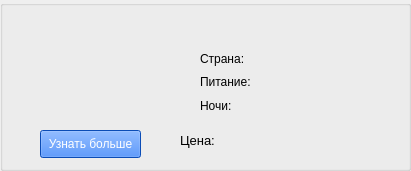
   <widget class="QGroupBox" name="groupBox_13">
    <property name="geometry">
     <rect>
      <x>0</x>
      <y>200</y>
      <width>411</width>
      <height>171</height>
     </rect>
    </property>
    <property name="title">
     <string/>
    </property>
    <widget class="QLabel" name="picture_15">
     <property name="geometry">
      <rect>
       <x>20</x>
       <y>20</y>
       <width>131</width>
       <height>101</height>
      </rect>
     </property>
     <property name="text">
      <string/>
     </property>
    </widget>
    <widget class="QLabel" name="name_15">
     <property name="geometry">
      <rect>
       <x>160</x>
       <y>10</y>
       <width>231</width>
       <height>31</height>
      </rect>
     </property>
     <property name="font">
      <font>
       <family>Segoe Print</family>
       <pointsize>14</pointsize>
       <underline>true</underline>
      </font>
     </property>
     <property name="text">
      <string/>
     </property>
    </widget>
    <widget class="QPushButton" name="pushButton_18">
     <property name="geometry">
      <rect>
       <x>40</x>
       <y>130</y>
       <width>101</width>
       <height>28</height>
      </rect>
     </property>
     <property name="styleSheet">
      <string notr="true">color: white;
background-color:rgb(15, 107, 255)</string>
     </property>
     <property name="text">
      <string>Узнать больше</string>
     </property>
    </widget>
    <widget class="QLabel" name="country_15">
     <property name="geometry">
      <rect>
       <x>270</x>
       <y>50</y>
       <width>121</width>
       <height>16</height>
      </rect>
     </property>
     <property name="text">
      <string/>
     </property>
    </widget>
    <widget class="QLabel" name="meals_15">
     <property name="geometry">
      <rect>
       <x>270</x>
       <y>70</y>
       <width>121</width>
       <height>20</height>
      </rect>
     </property>
     <property name="text">
      <string/>
     </property>
    </widget>
    <widget class="QLabel" name="label_63">
     <property name="geometry">
      <rect>
       <x>180</x>
       <y>120</y>
       <width>51</width>
       <height>41</height>
      </rect>
     </property>
     <property name="font">
      <font>
       <pointsize>10</pointsize>
      </font>
     </property>
     <property name="text">
      <string>Цена:</string>
     </property>
     <property name="textFormat">
      <enum>Qt::AutoText</enum>
     </property>
    </widget>
    <widget class="QLabel" name="nights_15">
     <property name="geometry">
      <rect>
       <x>270</x>
       <y>96</y>
       <width>121</width>
       <height>20</height>
      </rect>
     </property>
     <property name="text">
      <string/>
     </property>
    </widget>
    <widget class="QLabel" name="price_15">
     <property name="geometry">
      <rect>
       <x>260</x>
       <y>110</y>
       <width>111</width>
       <height>41</height>
      </rect>
     </property>
     <property name="font">
      <font>
       <family>Segoe Print</family>
       <pointsize>18</pointsize>
      </font>
     </property>
     <property name="text">
      <string/>
     </property>
    </widget>
    <widget class="QWidget" name="layoutWidget_13">
     <property name="geometry">
      <rect>
       <x>200</x>
       <y>50</y>
       <width>56</width>
       <height>64</height>
      </rect>
     </property>
     <layout class="QVBoxLayout" name="verticalLayout_15">
      <item>
       <widget class="QLabel" name="label_64">
        <property name="text">
         <string>Страна:</string>
        </property>
       </widget>
      </item>
      <item>
       <widget class="QLabel" name="label_65">
        <property name="text">
         <string>Питание:</string>
        </property>
       </widget>
      </item>
      <item>
       <widget class="QLabel" name="label_66">
        <property name="text">
         <string>Ночи:</string>
        </property>
       </widget>
      </item>
     </layout>
    </widget>
   </widget>
